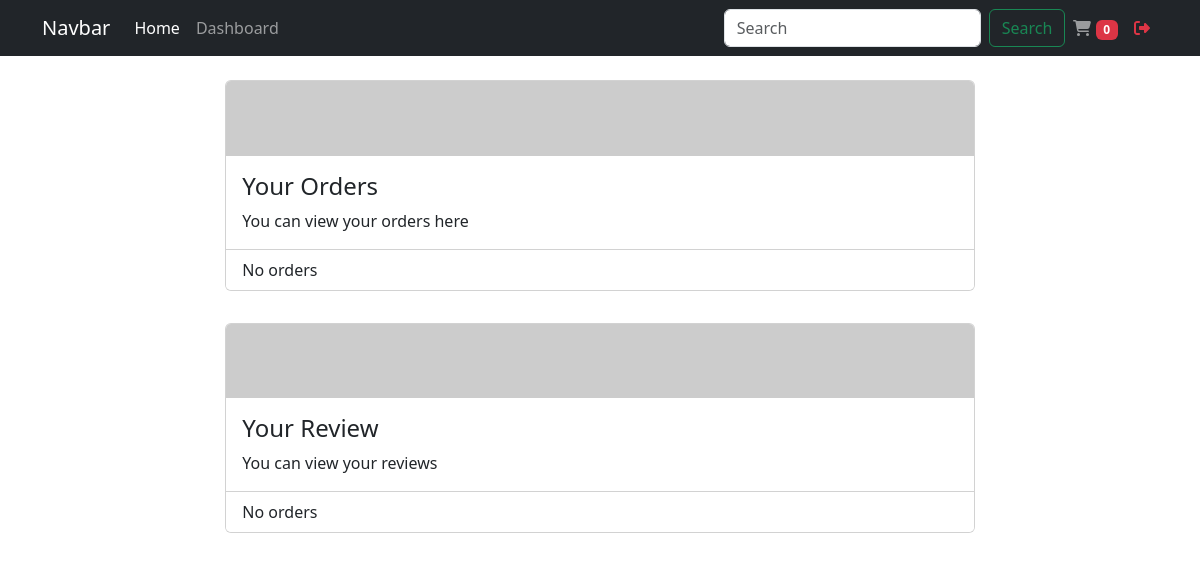
/dashboard/customer (signed in), run on an earlier commit of the app's database.
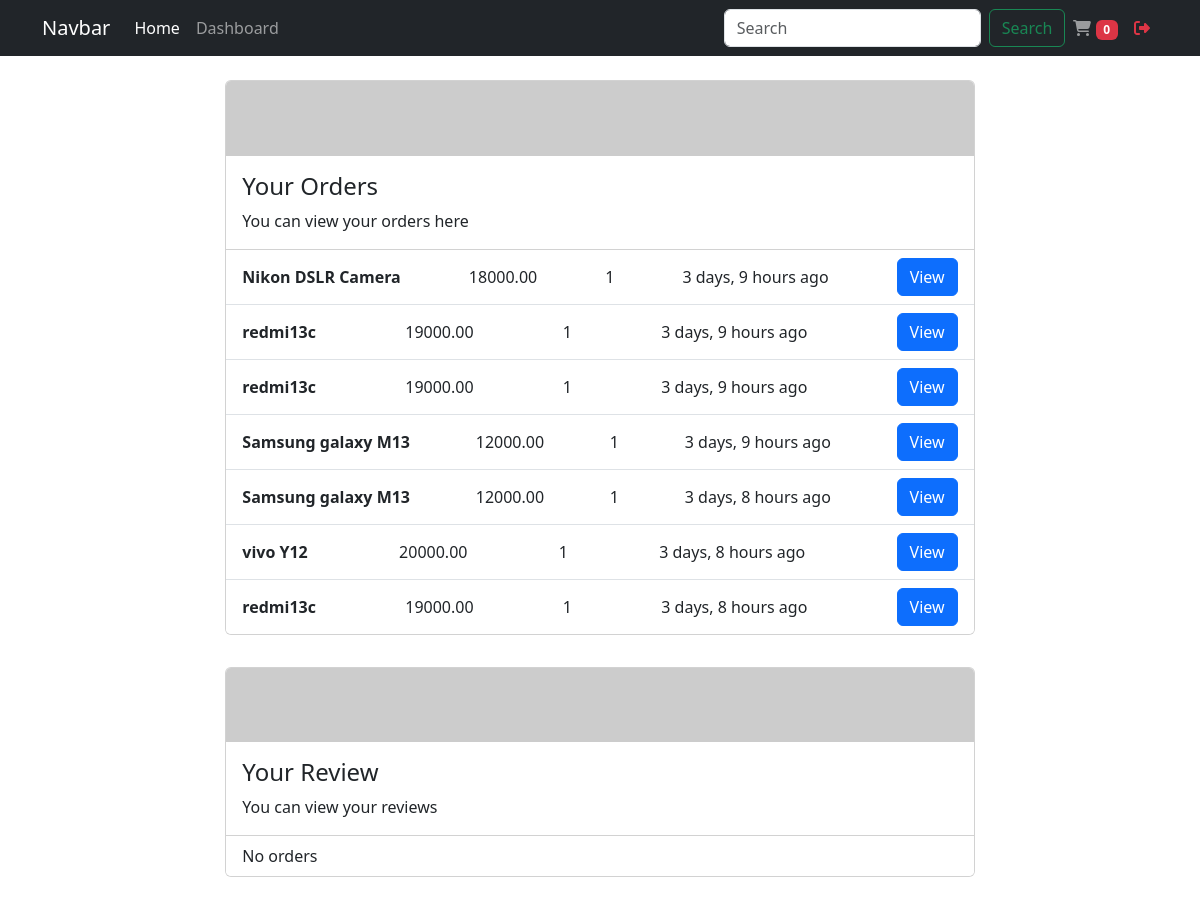
And on a later commit of the database.
### cart/models.py (models this page shows)
class Order(models.Model):
    user = models.ForeignKey(User, on_delete=models.CASCADE)
    product = models.ForeignKey(Product, on_delete=models.DO_NOTHING)
    quantity = models.PositiveIntegerField(default=1)
    is_paid = models.BooleanField(default=False)
    is_delivered = models.BooleanField(default=False)
    address = models.TextField()
    ordered_at = models.DateTimeField(auto_now_add=True)

### product/models.py (models this page shows, shortened)
class Product(models.Model):
    title = models.CharField(max_length = 150, help_text="Enter product name")
    price = models.DecimalField(max_digits=8, decimal_places=2)
    description = models.TextField(help_text="Enter product description")
    image = models.ImageField(upload_to="product")
    slug = models.SlugField(max_length = 50, blank=True)
    category = models.ForeignKey(Category, on_delete=models.CASCADE)
    seller = models.ForeignKey(User, on_delete=models.CASCADE)
    brand = models.CharField(max_length = 100)
    created_at = models.DateTimeField(auto_now_add=True)
    def __str__(self):
        return self.title

### main/views.py (the view)
# urls.py: path('dashboard/customer', mv.customer_dashboard_view, name='cdashboard'),
@login_required
def customer_dashboard_view(request):
    orders = Order.objects.filter(user=request.user)
    reviews = Review.objects.filter(customer=request.user)
    return render(request, 'accounts/customer/dashboard.html', {'orders': orders, 'reviews': reviews})

### cart/templatetags/cart.py (called while the page is built)
@register.simple_tag(takes_context=True)
def cart_count(context):
    request = context['request']
    if request.user.is_authenticated:
        cart = Cart.objects.filter(user=request.user).first()
        if cart:
            return cart.cartitem_set.count()
    return 0

### templates/accounts/customer/dashboard.html (shortened to what this page needs)
{% extends 'layout/base.html' %}
{% load humanize %}
{% block content %}
<div class="container-fluid">
    <div class="row my-3 mx-2">
        <div class="col-md-8 mx-auto my-2">
            <div class="card">
                <img class="card-img-top" src="https://picsum.photos/500/50" alt="Card image cap">
                <div class="card-body">
                    <h4 class="card-title">Your Orders</h4>
                    <p class="card-text">
                        You can view your orders here
                    </p>
                </div>
                <ul class="list-group list-group-flush">
                    {% for order in orders %}
                    <li class="list-group-item">
                        <div class="d-flex justify-content-between align-items-center">
                            <span>
                                <b>
                                    {{order.product}}
                                </b>
                            </span>
                            <span class="ml-auto">
                                {{order.product.price}}
                            </span>
                            <span>
                                {{order.quantity}}
                            </span>
                            <span>
                                {{order.ordered_at|naturaltime }}
                            </span>
                            <a href="#" class="btn btn-primary">View</a>
                        </div>
                    </li>
                    {% empty %}
                    <li class="list-group-item">No orders</li>
                    {% endfor %}
                </ul>
            </div>
        </div>
    </div>
    <div class="row my-3 mx-2">
        <div class="col-md-8 mx-auto my-2">
            <div class="card">
                <img class="card-img-top" src="https://picsum.photos/500/50" alt="Card image cap">
                <div class="card-body">
                    <h4 class="card-title">Your Review</h4>
                    <p class="card-text">
                        You can view your reviews
                    </p>
                </div>
                <ul class="list-group list-group-flush">
                    {% for review in reviews %}
                    <li class="list-group-item">
                        <div class="d-flex justify-content-start align-items-center">
                            <span>
                                <b>
                                    <a href="{% url 'detail' review.product.id %}" class="nav-link">
                                        {{review.product}}
                                    </a>
                                </b>
                            </span>
                            <span class="ms-3">
                                {{review.content}}
                            </span>
                            <a href="#" class="btn btn-danger ms-auto">Delete</a>
                        </div>
                    </li>
                    {% empty %}
                    <li class="list-group-item">No orders</li>
                    {% endfor %}
                </ul>
            </div>
        </div>
    </div>
</div>
{% endblock %}

### templates/layout/base.html (shortened to what this page needs)
{% load cart %}
<!doctype html>
<html lang="en">
<head>
    <link href="https://cdn.jsdelivr.net/npm/bootstrap@5.3.2/dist/css/bootstrap.min.css" rel="stylesheet"
 />
    <link rel="stylesheet" href="https://cdnjs.cloudflare.com/ajax/libs/font-awesome/6.2.0/css/all.min.css"
 />
</head>
<body>
    <header>
        <nav class="navbar navbar-expand-lg navbar-dark bg-dark">
            <div class="container">
                <a class="navbar-brand" href="#">Navbar</a>
                <div class="collapse navbar-collapse" id="collapsibleNavId">
                    <ul class="navbar-nav me-auto mt-2 mt-lg-0">
                        <li class="nav-item">
                            <a class="nav-link active" href="{% url 'home' %}" aria-current="page">Home
                                <span class="visually-hidden">(current)</span></a>
                        </li>
                        <li class="nav-item">
                            <a class="nav-link" href="{% url 'dashboard' %}">Dashboard</a>
                        </li>
                    </ul>
                    <form class="d-flex my-2 my-lg-0" action="{% url 'search' %}">
                        <input class="form-control me-sm-2" type="text" placeholder="Search" name="q" />
                        <button class="btn btn-outline-success my-2 my-sm-0" type="submit">
                            Search
                        </button>
                    </form>
                    <ul class="navbar-nav">
                        {% if user.is_authenticated %}
                        {% cart_count as cart_items %}
                        <li class="nav-item">
                            <a href="{% url 'cart_view' %}" class="nav-link">
                                <i class="fas fa-shopping-cart"></i>
                                <span class="badge bg-danger">{{ cart_items }}</span>
                            </a>
                        </li>
                        <li class="nav-item">
                            <a href="{% url 'logout' %}" class="nav-link">
                                <i class="fas fa-sign-out-alt text-danger"></i>
                            </a>
                        </li>
                        {% else %}
                        <li class="nav-item">
                            <a href="" class="nav-link" data-bs-toggle="modal" data-bs-target="#showLogin">
                                <i class="fas fa-user"></i>
                            </a>
                        </li>
                        {% endif %}
                    </ul>
                </div>
            </div>
        </nav>
    </header>
    <main>
        {% block content %}{% endblock %}
    </main>
</body>
</html>

What changed in the data, as far as the page shows it:
added Order: product "Nikon DSLR Camera", product.price "18000.00", quantity "1", ordered_at "3 days, 9 hours ago"
added Order: product "redmi13c", product.price "19000.00", quantity "1", ordered_at "3 days, 9 hours ago"
added Order: product "redmi13c", product.price "19000.00", quantity "1", ordered_at "3 days, 9 hours ago"
added Order: product "Samsung galaxy M13", product.price "12000.00", quantity "1", ordered_at "3 days, 9 hours ago"
added Order: product "Samsung galaxy M13", product.price "12000.00", quantity "1", ordered_at "3 days, 8 hours ago"
added Order: product "vivo Y12", product.price "20000.00", quantity "1", ordered_at "3 days, 8 hours ago"
added Order: product "redmi13c", product.price "19000.00", quantity "1", ordered_at "3 days, 8 hours ago"
Also different on the page:
text no longer shown: "No orders"
